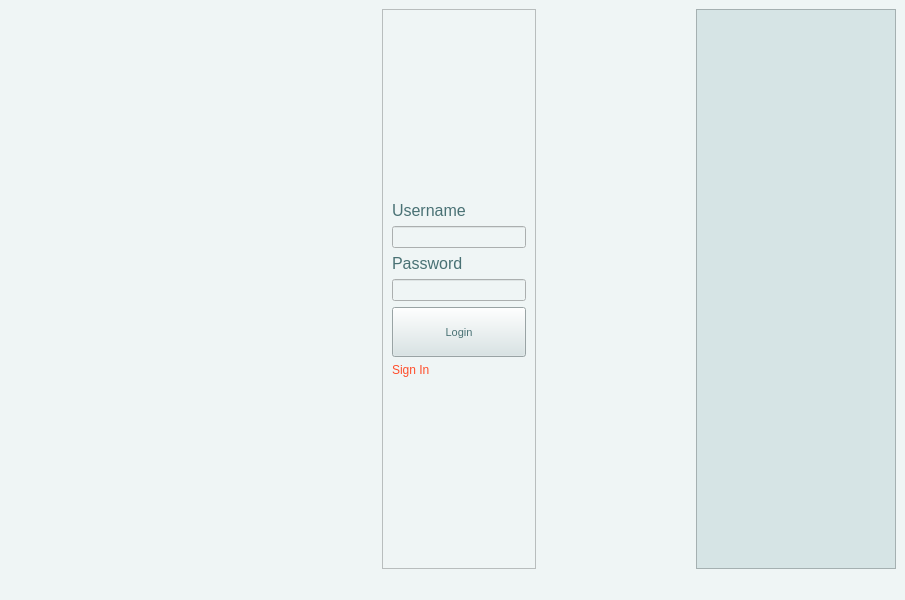
<?xml version="1.0" encoding="UTF-8"?>
<ui version="4.0">
 <class>MainWindow</class>
 <widget class="QMainWindow" name="MainWindow">
  <property name="geometry">
   <rect>
    <x>0</x>
    <y>0</y>
    <width>905</width>
    <height>600</height>
   </rect>
  </property>
  <property name="windowTitle">
   <string>MainWindow</string>
  </property>
  <property name="styleSheet">
   <string notr="true">background-color: rgb(239, 245, 245);
color: rgb(255, 255, 255);
</string>
  </property>
  <widget class="QWidget" name="centralwidget">
   <layout class="QGridLayout" name="gridLayout">
    <item row="0" column="3">
     <widget class="QFrame" name="frame_2">
      <property name="frameShape">
       <enum>QFrame::StyledPanel</enum>
      </property>
      <property name="frameShadow">
       <enum>QFrame::Raised</enum>
      </property>
      <layout class="QVBoxLayout" name="verticalLayout">
       <item>
        <spacer name="verticalSpacer">
         <property name="orientation">
          <enum>Qt::Vertical</enum>
         </property>
         <property name="sizeHint" stdset="0">
          <size>
           <width>20</width>
           <height>40</height>
          </size>
         </property>
        </spacer>
       </item>
       <item>
        <widget class="QLabel" name="label_2">
         <property name="font">
          <font>
           <pointsize>12</pointsize>
          </font>
         </property>
         <property name="styleSheet">
          <string notr="true">color: rgb(73, 113, 116);</string>
         </property>
         <property name="text">
          <string>Username</string>
         </property>
        </widget>
       </item>
       <item>
        <widget class="QLineEdit" name="lineEdit_username">
         <property name="minimumSize">
          <size>
           <width>100</width>
           <height>20</height>
          </size>
         </property>
         <property name="styleSheet">
          <string notr="true">
background-color: rgb(239, 245, 245);
color: rgb(255, 77, 42);</string>
         </property>
         <property name="frame">
          <bool>true</bool>
         </property>
        </widget>
       </item>
       <item>
        <widget class="QLabel" name="label_3">
         <property name="font">
          <font>
           <pointsize>12</pointsize>
          </font>
         </property>
         <property name="styleSheet">
          <string notr="true">color: rgb(73, 113, 116);</string>
         </property>
         <property name="text">
          <string>Password</string>
         </property>
        </widget>
       </item>
       <item>
        <widget class="QLineEdit" name="lineEdit_password">
         <property name="minimumSize">
          <size>
           <width>0</width>
           <height>20</height>
          </size>
         </property>
         <property name="styleSheet">
          <string notr="true">color: rgb(255, 77, 42);
background-color: rgb(239, 245, 245);</string>
         </property>
         <property name="echoMode">
          <enum>QLineEdit::Password</enum>
         </property>
        </widget>
       </item>
       <item>
        <widget class="QPushButton" name="submitButton">
         <property name="minimumSize">
          <size>
           <width>0</width>
           <height>50</height>
          </size>
         </property>
         <property name="font">
          <font>
           <family>MS Shell Dlg 2</family>
           <pointsize>8</pointsize>
           <weight>9</weight>
           <italic>false</italic>
           <bold>false</bold>
          </font>
         </property>
         <property name="styleSheet">
          <string notr="true">QPushButton
{
  
	background-color: rgb(214, 228, 229);

	color: rgb(73, 113, 116);
	font: 75 8pt &quot;MS Shell Dlg 2&quot;;
}
QPushButton:hover
{
   
	background-color: rgb(255, 77, 42);
}
</string>
         </property>
         <property name="text">
          <string>Login</string>
         </property>
        </widget>
       </item>
       <item>
        <widget class="QLabel" name="label_4">
         <property name="styleSheet">
          <string notr="true">color: rgb(255, 77, 42);</string>
         </property>
         <property name="text">
          <string>Sign In</string>
         </property>
        </widget>
       </item>
       <item>
        <spacer name="verticalSpacer_2">
         <property name="orientation">
          <enum>Qt::Vertical</enum>
         </property>
         <property name="sizeHint" stdset="0">
          <size>
           <width>20</width>
           <height>40</height>
          </size>
         </property>
        </spacer>
       </item>
      </layout>
     </widget>
    </item>
    <item row="0" column="4">
     <spacer name="horizontalSpacer_2">
      <property name="orientation">
       <enum>Qt::Horizontal</enum>
      </property>
      <property name="sizeHint" stdset="0">
       <size>
        <width>40</width>
        <height>20</height>
       </size>
      </property>
     </spacer>
    </item>
    <item row="0" column="5">
     <widget class="QFrame" name="frame_3">
      <property name="minimumSize">
       <size>
        <width>200</width>
        <height>0</height>
       </size>
      </property>
      <property name="styleSheet">
       <string notr="true">background-color: rgb(214, 228, 229);</string>
      </property>
      <property name="frameShape">
       <enum>QFrame::StyledPanel</enum>
      </property>
      <property name="frameShadow">
       <enum>QFrame::Raised</enum>
      </property>
     </widget>
    </item>
    <item row="0" column="0">
     <spacer name="horizontalSpacer">
      <property name="orientation">
       <enum>Qt::Horizontal</enum>
      </property>
      <property name="sizeHint" stdset="0">
       <size>
        <width>40</width>
        <height>20</height>
       </size>
      </property>
     </spacer>
    </item>
    <item row="0" column="2">
     <widget class="QLabel" name="label_5">
      <property name="minimumSize">
       <size>
        <width>200</width>
        <height>200</height>
       </size>
      </property>
      <property name="maximumSize">
       <size>
        <width>200</width>
        <height>200</height>
       </size>
      </property>
      <property name="styleSheet">
       <string notr="true">image: url(:/newPrefix/Mask group.png);</string>
      </property>
      <property name="text">
       <string/>
      </property>
      <property name="scaledContents">
       <bool>true</bool>
      </property>
     </widget>
    </item>
    <item row="0" column="1">
     <widget class="QLabel" name="label">
      <property name="text">
       <string/>
      </property>
     </widget>
    </item>
   </layout>
  </widget>
  <widget class="QStatusBar" name="statusbar"/>
 </widget>
 <resources>
  <include location="asset.qrc"/>
 </resources>
 <connections/>
</ui>
